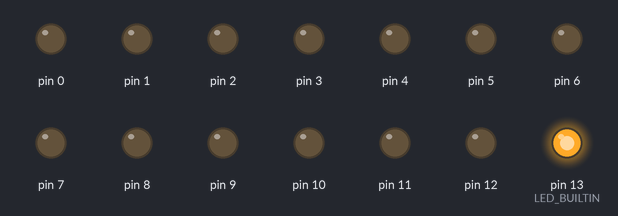
Bench run of a sketch on a simulated Arduino Uno, built with avr-gcc and run on an emulated ATmega328P. Shown: output pins drawn as LEDs (lit = HIGH).

Above: at 0.1 s.
At 1.1 s:
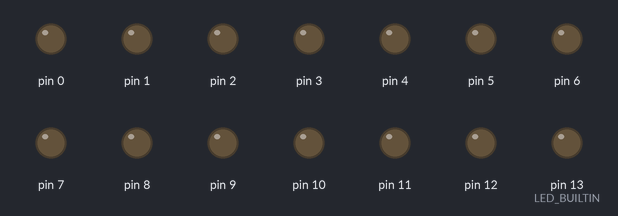
At 20.1 s:
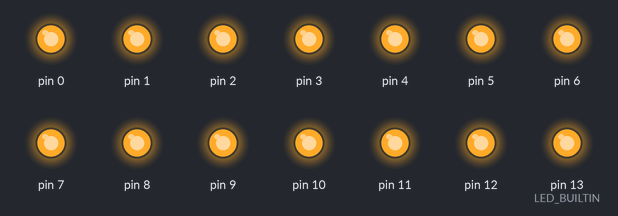
At 39.1 s:
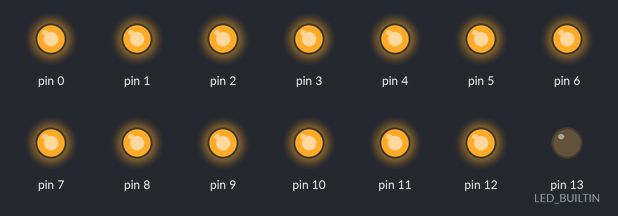
Timing chart, 0 to 40.0 s (numbered marks = the images above):
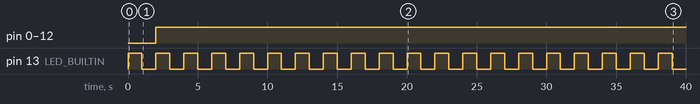

Measured:
- by itself, pin 0–12: LOW → HIGH at 2.0 s
- by itself, pin 13 (LED_BUILTIN): alternates HIGH for 1.0 s and LOW for 1.0 s

The sketch:

Blink.ino
```cpp
/*

*/

// the setup function runs once when you press reset or power the board
void setup() {

  // initialize digital pin LED_BUILTIN as an output.
  for (int i = 0; i < 13; i++)
  {
    pinMode(i, OUTPUT);    /* code */
  }
  pinMode(2, OUTPUT);

  pinMode(LED_BUILTIN, OUTPUT);
}

// the loop function runs over and over again forever
void loop() {
                      // wait for a second
                        digitalWrite(LED_BUILTIN, HIGH);    // turn the LED off by making the voltage LOW
  delay(1000);
  digitalWrite(LED_BUILTIN, LOW);    // turn the LED off by making the voltage LOW
  delay(1000);                       // wait for a second
  for (int pinNum = 0; pinNum < 13; pinNum++)
  {
      digitalWrite(pinNum, HIGH);
  }


}
```
